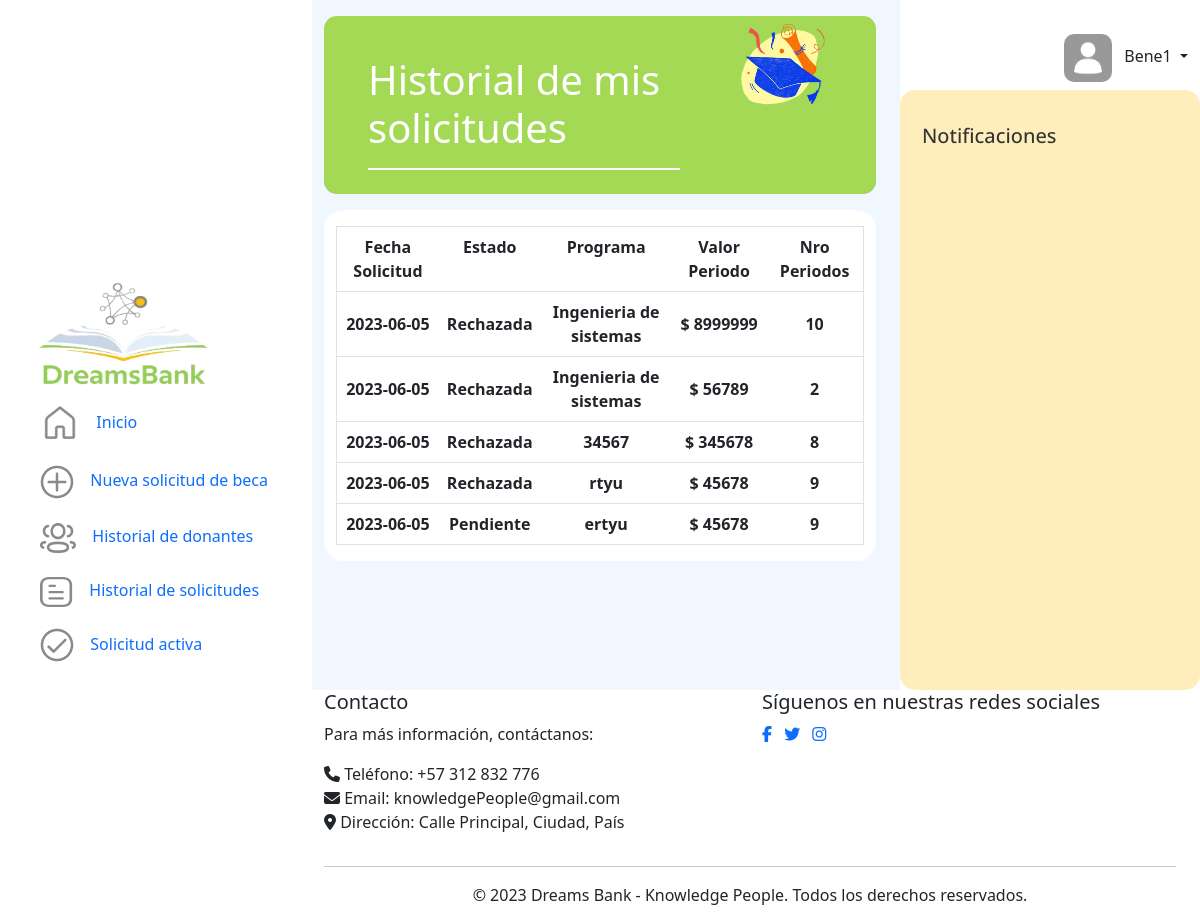
/scholarships/lookapplications/ (signed in), run on an earlier commit of the app's database.
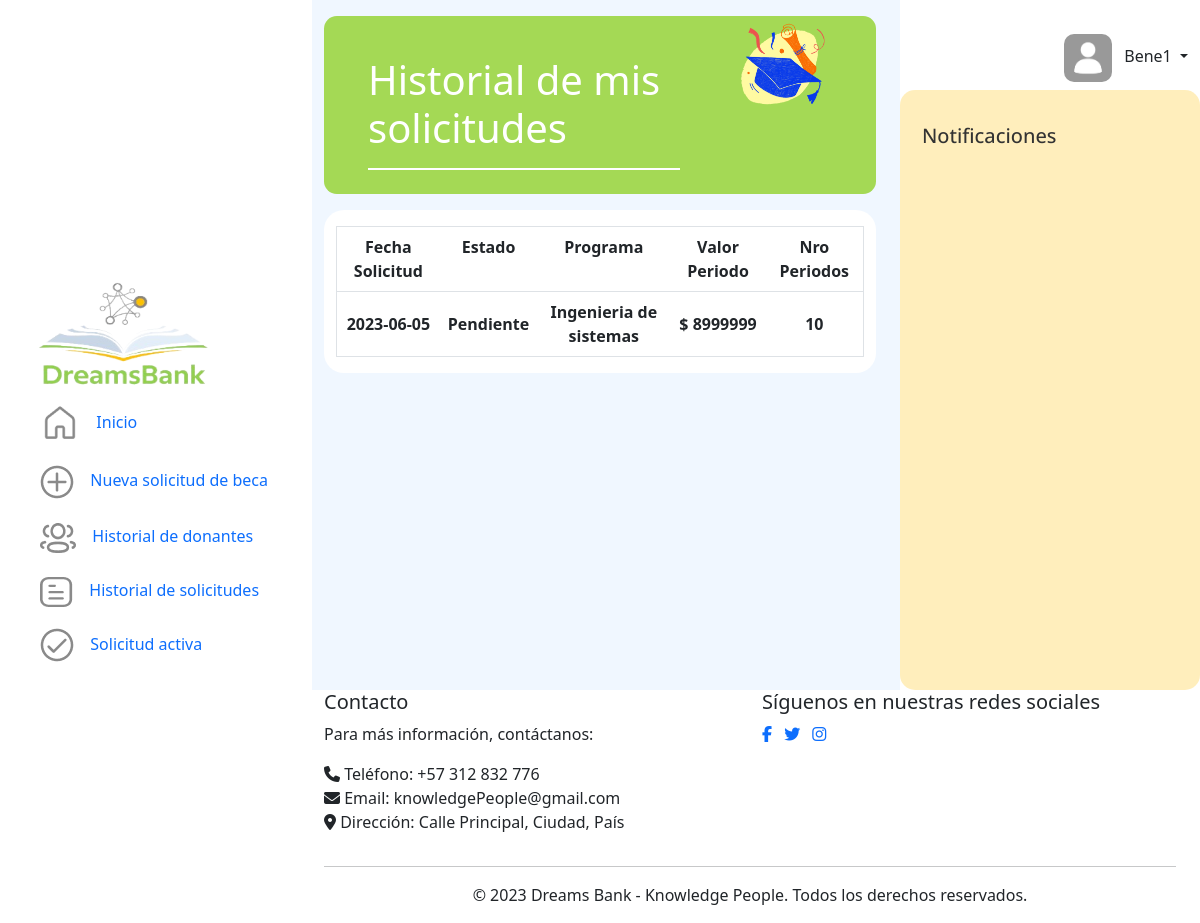
And on a later commit of the database.
### scholarships/models.py (models this page shows, shortened)
class Scholarship(models.Model):
    stratum = models.CharField(max_length=2,null=False)
    photocopy_id = models.FileField(upload_to="files/",null=False, blank=False)
    motivational_letter = models.TextField(max_length=2000,null=False)
    certificate = models.FileField(upload_to="files/",null=False, blank=False)
    value_period = models.IntegerField(null=False)
    icfes_score = models.IntegerField(null=False)
    period_current = models.IntegerField(null=False)
    program_adm = models.CharField(max_length=40,null=False)
    optionsapplication = (('NI','Nuevo Ingreso'),
              ('A','Antiguo'))
    application_type = models.CharField(max_length=40,choices=optionsapplication,null=False)
    optionsstate = (('P','Pendiente'),
                     ('A','Aceptada'),
                     ('R','Rechazada'))
    state = models.CharField(max_length=30,choices=optionsstate,null=False)
    total_periods = models.IntegerField(null=False)
    optionsactive = (('AC','Activo'),
                     ('IN','Inactivo'))
    active = models.CharField(max_length=20,choices=optionsactive,default='Activo',null=False)
    date_application = models.DateTimeField(auto_now_add=True)
    id_user = models.ForeignKey(Beneficiary,null=False,blank=False,on_delete=models.CASCADE)
    institution = models.ForeignKey(Institution,null=False,blank=False, on_delete=models.CASCADE)

### users/models.py (models this page shows, shortened)
class User(AbstractBaseUser, PermissionsMixin):
    username=None
    BENEFICIARY=1
    NATURALDONOR=2
    LEGALDONOR=3
    INSTITUTION=4
    ADMIN=5
    ROLE_CHOICE=(
          (BENEFICIARY, 'Beneficiario'),
          (NATURALDONOR,'Donante natural'),
          (LEGALDONOR,'Donante juridico'),
          (INSTITUTION,'Institución'),
          (ADMIN,'Admin'),
    )
    TI=1
    CC=2
    CE=3
    NIT=4
    IDTYPE_CHOICE= ((TI,'Tarjeta de Identidad'),
                (CC,'Cédula de Ciudadanía'),
                ( CE,'Cédula extranjera'),
                (NIT,'NIT'))
    email = models.EmailField(_("email address"), unique=True)
    name=models.CharField(max_length=100,null=False)
    profilePicture= models.ImageField(upload_to="users",null=True, blank=True)
    idType = models.PositiveSmallIntegerField(choices=IDTYPE_CHOICE,null=False)
    numID = models.CharField(max_length=10,null=False)
    role=models.PositiveSmallIntegerField(choices=ROLE_CHOICE,null=False)
    date_joined = models.DateTimeField(auto_now_add=True)
    last_login= models.DateTimeField(auto_now_add=True)
    created_date = models.DateTimeField(auto_now_add=True)
    modified_date = models.DateTimeField(auto_now_add=True)
    contact = models.CharField(max_length=15)
    notifications = models.ManyToManyField(Notification)
    is_staff = models.BooleanField(default=False)
    is_active = models.BooleanField(default=True)
    is_admin = models.BooleanField(default=False)
    is_superadmin = models.BooleanField(default=False)
    is_superuser = models.BooleanField(default=False)
    date_joined = models.DateTimeField(default=timezone.now)
    USERNAME_FIELD = "email"
    REQUIRED_FIELDS = ['name', 'idType', 'numID', 'role']
    objects = UserManager()

### scholarships/views.py (the view)
# urls.py: path("lookapplications/", views.LookApplication.as_view(), name="lookapplication"),
class LookApplication(View):
    def get(self,request):
        id_ben = request.user.id
        scholarship = Scholarship.objects.filter(id_user=id_ben)
        data = {"scholarships":scholarship}
        return render(request,'historyapps.html',data)

### scholarships/templates/historyapps.html (shortened to what this page needs)
{% extends 'base.html' %} {% load static %}
  {% block content %}
  <link href="{% static '/historyapplications.css' %}" rel="stylesheet" />
  <div class="container-fluid">
    <div class="row mb-3 flex-sm-row" style="background-color: #A4D955; border-radius: 0.8rem;">
      <div class="col-md-8 mt-2 mb-2">
        <br />
        <h1 id="titulo" class="mt-2" style="color: white; margin-left: 2rem;">Historial de mis solicitudes</h1>
        <hr id="line" class="w-80 " style="height: 0.15rem;
        opacity: 100%;
        border: 0.094rem solid #ffffff;
        background-color: #ffffff;" />
      </div>
      <div class="col-md-4">
        <img src="../../media/icons/HigherEducation.png" alt="No Encontrada" class="img-fluid d-none d-md-block"
          id="graduatedImg" />
      </div>
    </div>
    {% if scholarships %}
    <div class="row mb-3 flex-sm-row" style=" background-color: white; border-radius: 20px; padding-top: 1rem ;">
      <div class="table-responsive">
        <table border="1" class="table text-center">
          <tr style="background-color: white; color: #f29f05; font-weight: 500">
            <th>Fecha Solicitud</th>
            <th>Estado</th>
            <th>Programa</th>
            <th>Valor Periodo</th>
            <th>Nro Periodos</th>
          </tr>
          {% for x in scholarships %}
          <tr class="align-middle" style="font-weight: 600">
            <td>{{ x.date_application|date:"Y-m-d" }}</td>
            <td>
              {% if x.state == "P" %} Pendiente {% elif x.state == "A" %} Aceptada
              {% elif x.state == "R" %} Rechazada {% else %} {{ x.state }}
              {% endif %}
            </td>
            <td>{{ x.program_adm }}</td>
            <td>$ {{ x.value_period }}</td>
            <td>{{ x.total_periods }}</td>
          </tr>
          {% endfor %}
        </table>
      </div>
      <br />
      {% endif %}
    </div>
  </div>
  {% endblock %}

### scholarships/templates/base.html (shortened to what this page needs)
{% load static %}
<!DOCTYPE html>
<html lang="en">
<head>
  <link href="{% static '_base_menu.css' %}" rel="stylesheet" />
  <link href="https://cdn.jsdelivr.net/npm/bootstrap@5.3.0-alpha3/dist/css/bootstrap.min.css" rel="stylesheet"
 />
</head>
<body>
  <div class="container-fluid" id="containerinit">
    <div class="row  justify-content-between">
      <div class=col-md-3 id=left-bar>
        <nav class="navbar navbar-expand-lg col-md-3 sticky-md-top h-100 position-fixed" id="leftspace"
          style="height: 100%">
          <div class="container-fluid" id="leftbar">
            <div class="collapse navbar-collapse" id="navbarSupportedContent">
               <ul class="nav flex-column">
                <div id="logo-leftbar">
                  <a class="d-flex align-items-center" href="#"><img src="../../media/icons/logoInicio.png" width="194" height="140" ></a>
                </div>
            <li class="nav-item">
            <a href="{% url 'scholarships:showmenu' %}" class="nav-link">
              <img src="../../../../media/images/Home.png" alt="Icono Inicio" class="img-fluid" id="icon" />
                      &nbsp;Inicio
            </a>
            </li>
            <li class="nav-item">
              {% if user.role == user.BENEFICIARY %}
              <a href="../newapplication/" class="nav-link">
                <img src="../../../../media/images/IconPlus.png" alt="Icono nueva solicitud" class="img-fluid"
                id="icon" />
               &nbsp;Nueva solicitud de beca
              </a>
              {% endif %}
              </li>
              <li class="nav-item">
                {% if user.role == user.BENEFICIARY %}
                <a href="{% url 'scholarships:look_donors' %}" class="nav-link">
                  <img src="../../../../media/images/DonorUser.png" alt="Icono historial donantes" class="img-fluid"
                        id="icon" />
                    &nbsp;Historial de donantes
                </a>
                {% endif %}
                </li>
                <li class="nav-item">
                  {% if user.role == user.BENEFICIARY %}
                  <a href="{% url 'scholarships:lookapplication' %}" class="nav-link">
                    <img src="../../../../media/images/RequestHistory.png" alt="Icono historial donantes" class="img-fluid"
                          id="icon" />
                      &nbsp;Historial de solicitudes
                  </a>
                  {% endif %}
                  </li>
                  <li class="nav-item">
                    {% if user.role == user.BENEFICIARY %}
                    <a href="{% url 'scholarships:soli_Activa' %}" class="nav-link">
                      <img src="../../../../media/images/IconActive.png" alt="Icono historial donantes" class="img-fluid"
                            id="icon" />
                        &nbsp;Solicitud activa
                    </a>
                    {% endif %}
                  </li>
                </ul>
            </div>
          </div>
        </nav>
      </div>
      <div class="col-12 col-md-6 col" id="ok">
        <div class="container mt-3" id="x2">
          {% block content %}{% endblock %}
        </div>
      </div>
      <div class="col-md-3" id="rightbar">
        <div class="row justify-content-end" id="profile">
          <div class="col-auto">
            <button class="navbar-toggler" type="button" data-bs-toggle="collapse" data-bs-target="#navbarNav"
              aria-controls="navbarNav" aria-expanded="false" aria-label="Toggle navigation">
              <span class="navbar-toggler-icon"></span>
            </button>
            <ul class="navbar-nav ml-auto">
              <li class="nav-item dropdown">
                <a class="nav-link dropdown-toggle" href="#" id="profileDropdown" role="button"
                  data-bs-toggle="dropdown" aria-expanded="false">
                  {% if user.profilePicture != "" %}
                  <img src="/media/{{ user.profilePicture }}" class="img-fluid" alt="noimage"
                    style="max-width: 3rem; max-height: 3rem; border-radius: 10px; margin-right: 0.5rem;">
                  {% else %}
                  <img src="/media/users/profile_default.png" class="img-fluid" alt="noimage"
                    style="max-width: 3rem; max-height: 3rem; border-radius: 10px; margin-right: 0.5rem;">
                  {% endif %}
                  {{ user.name|capfirst }}
                </a>
              </li>
            </ul>
          </div>
        </div>
        <div class="row d-flex flex-column" id="notif">
          <h4 class="mt-4">Notificaciones</h4>
          <ul class="list-group">
            {% for notification in user.notifications.all %}
              {% if not notification.is_read %}
                {% if user.role == user.BENEFICIARY and 'donación' in  notification.content %}
                  <a class="btn d-flex my-2 notifies" style="border-radius: 1rem;" href="{% url 'scholarships:look_donors' %}">
                {% elif user.role == user.ADMIN and 'institución' in notification.content  %}
                  <a class="btn d-flex my-2 notifies" style="border-radius: 1rem;" href="{% url 'scholarships:look_institutions' %}">
                {% elif user.role == user.ADMIN and 'solicitud' in notification.content  %}
                  <a class="btn d-flex my-2 notifies" style="border-radius: 1rem;" href="{% url 'scholarships:scholarships' %}">
                {% endif %}
                  <div class="row align-items-center">
                    <div class="col-2">
                    </div>
                  </div>
                </a>
              {% endif %}
            {% endfor %}
          </ul>
        </div>
        </div>
      </div>
      <div class="row">
        <div class="col-md-3"></div>
        <div class="col-md-9">
          <footer class="footer" style="background-color: #ffff;" id="foote">
            <div class="container">
              <div class="row">
                <div class="col-md-6">
                  <h5> Contacto</h5>
                  <p>Para más información, contáctanos:</p>
                  <ul class="list-unstyled">
                    <li><i class="fas fa-phone"></i> Teléfono: +57 312 832 776</li>
                    <li><i class="fas fa-envelope"></i> Email: knowledgePeople@gmail.com</li>
                    <li><i class="fas fa-map-marker-alt"></i> Dirección: Calle Principal, Ciudad, País</li>
                  </ul>
                </div>
                <div class="col-md-6">
                  <h5>Síguenos en nuestras redes sociales</h5>
                  <ul class="list-inline social-icons">
                    <li class="list-inline-item"><a href="#"><i class="fab fa-facebook-f"></i></a></li>
                    <li class="list-inline-item"><a href="#"><i class="fab fa-twitter"></i></a></li>
                    <li class="list-inline-item"><a href="#"><i class="fab fa-instagram"></i></a></li>
                  </ul>
                </div>
              </div>
              <hr>
              <div class="row">
                <div class="col-md-12 text-center">
                  <p>&copy; 2023 Dreams Bank - Knowledge People. Todos los derechos reservados.</p>
                </div>
              </div>
            </div>
          </footer>
        </div>
      </div>
    </div>
</body>
</html>

### static/css/_base_menu.css (style rules this page uses)
body { background-color: #F0F7FF; }
#leftspace, #leftbar, #navbarSupportedContent { background-color: white; opacity: 100%; }
#leftbar { padding-right: 2%; }
.nav-link { color:#8A8A8A; }
#notif { height: calc(100vh - 200px); overflow-y: auto; background-color:black; }
#notif h4 { font-family: 'Open Sans'; font-style: bold; font-size: 1.25rem; color: #333333; margin-top: 9%; }
#leftspace { background-color: #fff; opacity: 100%; }
#ok,#x2,#new { background-color: #F0F7FF; }
#x2 { margin-right:10px; }
#profile { background-color: #fff; }
#notif { background: rgba(255, 218, 109, 0.46); border-radius: 15px; padding: 10px; }

### static/css/historyapplications.css (style rules this page uses)
#line { height: 0.15rem; opacity: 100%; border: 0.094rem solid #ffffff; background-color: #ffffff; transform: matrix(1, 0, 0, 1, 0, 0); margin-left: 2rem; }

What changed in the data, as far as the page shows it:
no longer on this page (row edited): Scholarship: date_application "2023-06-05", state "Rechazada", program_adm "Ingenieria de sistemas", value_period "56789", total_periods "2"
no longer on this page (row edited): Scholarship: date_application "2023-06-05", state "Rechazada", program_adm "34567", value_period "345678", total_periods "8"
removed Scholarship: date_application "2023-06-05", state "Rechazada", program_adm "rtyu", value_period "45678", total_periods "9"
removed Scholarship: date_application "2023-06-05", state "Pendiente", program_adm "ertyu", value_period "45678", total_periods "9"
changed Scholarship "Ingenieria de sistemas": state "Rechazada" → "Pendiente"
